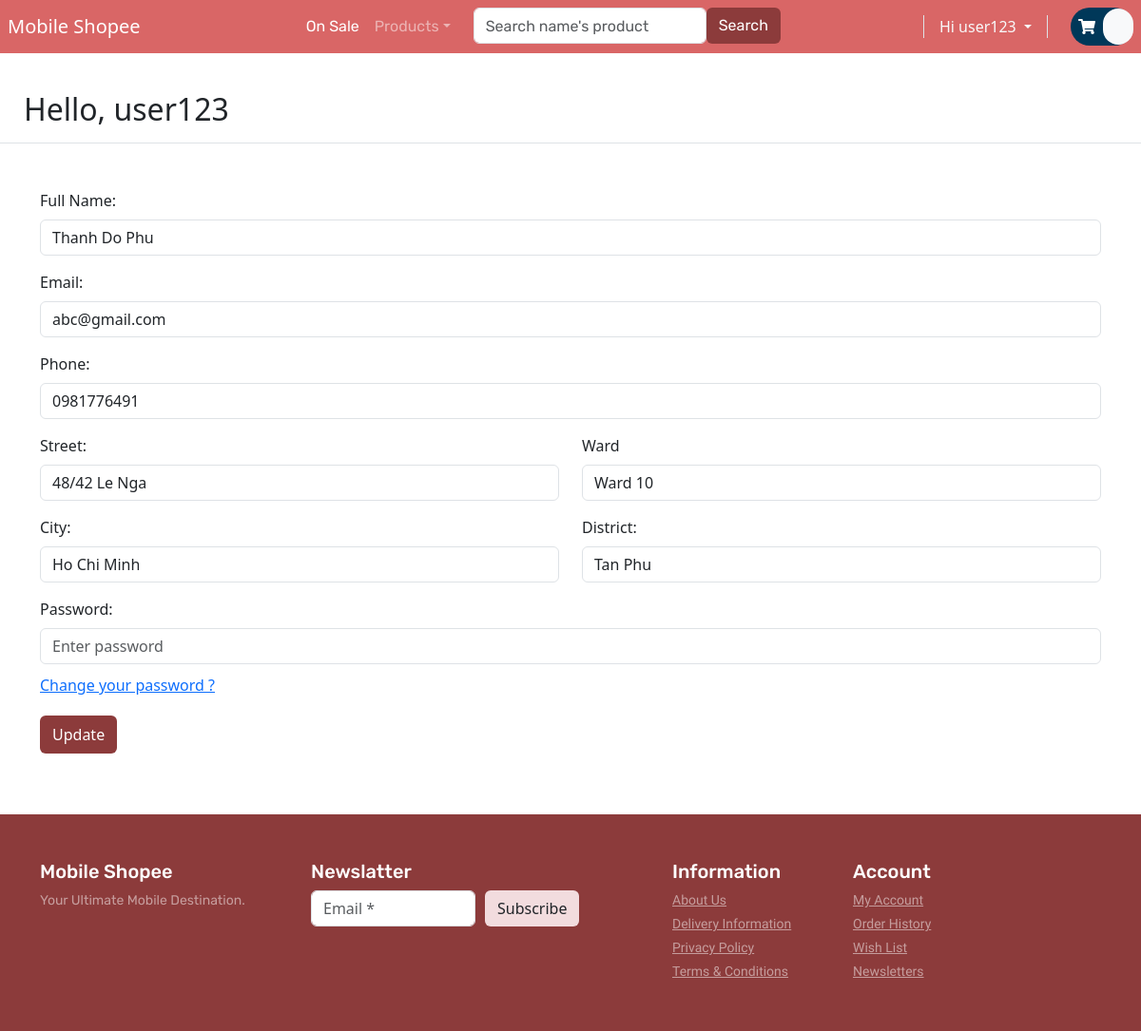
The page /profile.php (signed in) on the database its author committed.
### tables this page shows
CREATE TABLE `user` (
  `user_id` varchar(255) NOT NULL,
  `email` varchar(100) NOT NULL,
  `username` varchar(100) NOT NULL,
  `password` varchar(100) NOT NULL,
  `street` varchar(255) NOT NULL,
  `district` varchar(30) NOT NULL,
  `city` varchar(100) NOT NULL,
  `phone_number` varchar(100) NOT NULL,
  `status` int(11) NOT NULL DEFAULT 1,
  `is_admin` tinyint(1) NOT NULL DEFAULT 0,
  `register_date` datetime NOT NULL DEFAULT current_timestamp(),
  `updated_at` datetime NOT NULL DEFAULT current_timestamp(),
  `fullname` varchar(255) NOT NULL,
  `ward` varchar(255) NOT NULL
);

### profile.php (the view, shortened to what this page needs)
<?php include ('header.php');
if (isset($_SESSION['username'])) ?>
<br><br><br>
<div class="d-flex text-center justify-content-between flex-wrap flex-md-nowrap align-items-center pt-4 pb-2 mb-5 border-bottom">
  <h1  class="h2 text-center ">&nbsp;&nbsp;&nbsp;Hello, <?php echo $_SESSION['username'] ?></h1>
</div>
<?php
$customer_id = $_SESSION['user_id'];
$sql = "SELECT * FROM `user` WHERE `user_id` = ? AND is_admin = 0 ";
$select = $conn->prepare($sql);
$select->bind_param("s", $customer_id);
$select->execute();
$result = $select->get_result();
if ($result->num_rows == 1) {
  $row1 = $result->fetch_assoc();
  $distrc = $row1['district'];
  ?>
  <form method="post" enctype='multipart/form-data' class="container" onsubmit="return checkPassword()">
    <div class="form-group">
      <label for="fullname">Full Name:</label>
      <input type="text" class="form-control" name="fullname" value="<?php echo $row1['fullname'] ?>">
    </div>
    <div class="form-group">
      <label for="email">Email:</label>
      <input type="text" class="form-control" name="email" value="<?php echo $row1['email'] ?>">
    </div>
    <div class="form-group">
      <label for="phone">Phone:</label>
      <input type="text" class="form-control" name="phone" value="<?php echo $row1['phone_number'] ?>">
    </div>
    <div class="row">
        <div class="col-md-6">
        <div class="form-group">
      <label for="street">Street:</label>
      <input type="text" class="form-control" name="street" value="<?php echo $row1['street']  ?>">
    </div>
        </div>
      <div class="col-md-6">
								<label for="ward">Ward</label>
								<select id="ward" name="ward" class="form-control" required>
                <option value="<?php echo $row1['ward'] ?> "><?php echo $row1['ward']  ?></option>
                                </select>							</div>
      </div>
    <div class="row">
      <div class="col-6">
        <div class="form-group">
          <label>City: </label>
          <select id="city" name="city" class="form-control">
            <option value="<?php echo $row1['city'] ?> "><?php echo $row1['city'] ?></option>
          </select>
        </div>
      </div>
      <div class="col-6">
        <div class="form-group">
          <label>District: </label>
          <select id="district" name="district" class="form-control">
            <option value="<?php echo $distrc ?> "><?php echo $distrc ?> </option>
          </select>
        </div>
      </div>
    </div>
    <div class="form-group" style="margin-bottom:20px" id="box-password">
      <label for="password">Password:</label>
      <div class="row-6">
        <input type="password" class="form-control" placeholder="Enter password" id="password" name="password" style="margin-bottom:10px"
          required>
      </div>
      <div class="row-6">
        <a href="#" id="click-re-password">Change your password ?</a>
      </div>
    </div>
    <div class="form-group">
      <button type="submit" style="height:40px" name="update_btn" class="btn sbtn">Update</button>
    </div>
  </form>
<?php } else {
  echo '<p class="empty">no product user!</p>';
}
?>
<?php include ('footer.php'); ?>

### style.css (style rules this page uses)
button, button:focus { outline: none !important; box-shadow: none !important; }
body { display: flex; flex-direction: column; min-height: 100vh; margin: 0; }

### header.php (style rules this page uses)
.sbtn { background: #8C3B3B; color: white; }

### rows shown on the page
user: fullname "Thanh Do Phu", email "abc@gmail.com", phone "0981776491", street "48/42 Le Nga", ward "Ward 10", city "Ho Chi Minh", district "Tan Phu"

### other values the page prints
$_SESSION['username'] "user123"
